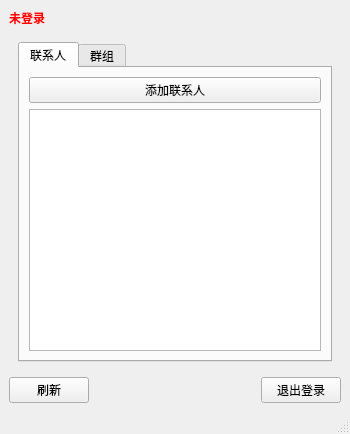
<?xml version="1.0" encoding="UTF-8"?>
<ui version="4.0">
 <class>MainWindow</class>
 <widget class="QMainWindow" name="MainWindow">
  <property name="geometry">
   <rect>
    <x>0</x>
    <y>0</y>
    <width>350</width>
    <height>434</height>
   </rect>
  </property>
  <property name="windowTitle">
   <string>即时通讯客户端</string>
  </property>
  <widget class="QWidget" name="centralwidget">
   <layout class="QVBoxLayout" name="verticalLayout">
    <item>
     <widget class="QLabel" name="statusLabel">
      <property name="styleSheet">
       <string>color: red; font-weight: bold;</string>
      </property>
      <property name="text">
       <string>未登录</string>
      </property>
     </widget>
    </item>
    <item>
     <widget class="QStackedWidget" name="stackedWidget">
      <property name="currentIndex">
       <number>0</number>
      </property>
      <widget class="QWidget" name="contactsPage">
       <layout class="QVBoxLayout" name="verticalLayout_contacts">
        <item>
         <widget class="QTabWidget" name="tabWidget">
          <property name="currentIndex">
           <number>0</number>
          </property>
          <widget class="QWidget" name="contactsTab">
           <attribute name="title">
            <string>联系人</string>
           </attribute>
           <layout class="QVBoxLayout" name="verticalLayout_2">
            <item>
             <widget class="QPushButton" name="addContactButton">
              <property name="text">
               <string>添加联系人</string>
              </property>
             </widget>
            </item>
            <item>
             <widget class="QListWidget" name="contactsListWidget"/>
            </item>
           </layout>
          </widget>
          <widget class="QWidget" name="groupsTab">
           <attribute name="title">
            <string>群组</string>
           </attribute>
           <layout class="QVBoxLayout" name="verticalLayout_3">
            <item>
             <widget class="QPushButton" name="createGroupButton">
              <property name="text">
               <string>创建群组</string>
              </property>
             </widget>
            </item>
            <item>
             <widget class="QPushButton" name="addGroupMemberButton">
              <property name="text">
               <string>添加群成员</string>
              </property>
             </widget>
            </item>
            <item>
             <widget class="QListWidget" name="groupsListWidget"/>
            </item>
           </layout>
          </widget>
         </widget>
        </item>
       </layout>
      </widget>
      <widget class="QWidget" name="chatPage">
       <layout class="QVBoxLayout" name="verticalLayout_chat">
        <item>
         <widget class="QPushButton" name="backButton">
          <property name="text">
           <string>返回</string>
          </property>
         </widget>
        </item>
        <item>
         <widget class="QWidget" name="chatContainer" native="true">
          <property name="geometry">
           <rect>
            <x>0</x>
            <y>0</y>
            <width>100</width>
            <height>30</height>
           </rect>
          </property>
         </widget>
        </item>
       </layout>
      </widget>
     </widget>
    </item>
    <item>
     <layout class="QHBoxLayout" name="horizontalLayout">
      <item>
       <widget class="QPushButton" name="refreshButton">
        <property name="text">
         <string>刷新</string>
        </property>
       </widget>
      </item>
      <item>
       <spacer name="horizontalSpacer">
        <property name="orientation">
         <enum>Qt::Orientation::Horizontal</enum>
        </property>
        <property name="sizeHint" stdset="0">
         <size>
          <width>40</width>
          <height>20</height>
         </size>
        </property>
       </spacer>
      </item>
      <item>
       <widget class="QPushButton" name="logoutButton">
        <property name="text">
         <string>退出登录</string>
        </property>
       </widget>
      </item>
     </layout>
    </item>
   </layout>
  </widget>
  <widget class="QMenuBar" name="menubar">
   <property name="geometry">
    <rect>
     <x>0</x>
     <y>0</y>
     <width>350</width>
     <height>18</height>
    </rect>
   </property>
  </widget>
  <widget class="QStatusBar" name="statusbar"/>
 </widget>
 <resources/>
 <connections/>
</ui>
